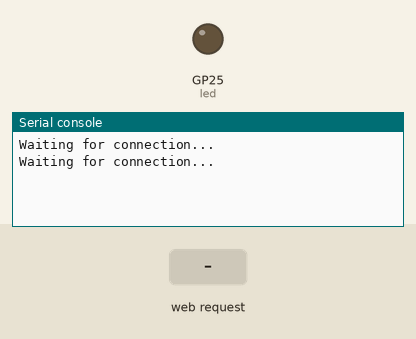
The program below on a simulated Raspberry Pi Pico running MicroPython. Parts: output pins drawn as LEDs (lit = HIGH), the last lines printed to the serial console. The inputs (shaded band) are chosen by the test bench. WiFi joins after 1.5 s.

Above: at 1.2 s.
1.3 s: HTTP request GET /favicon.ico received
At 2.9 s:
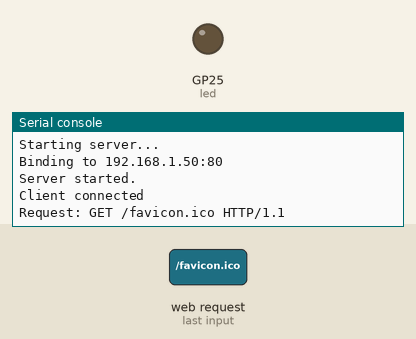
3.5 s: HTTP request GET / received
At 3.9 s:
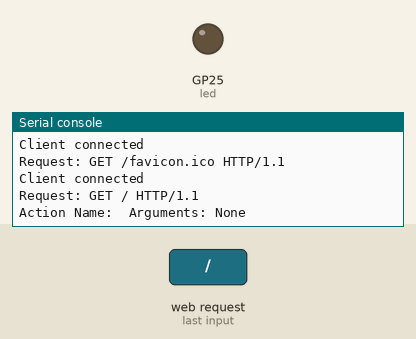

The program:

example_generic.py
```python
from web import Server, Page, Wifi
from asyncio import sleep, sleep_ms, run
from machine import Pin, PWM

led = Pin("LED", Pin.OUT)

async def multiblink(times):
    for _ in range(times*2):
        led.toggle()
        await sleep(0.5)

page = Page()
page.add_action_component("Luces", led.toggle)
page.add_on_off_component("Luces", led.on, led.off)
page.add_range_value_component("Multiblink", 1, 10, 5, multiblink)


async def main():
    Wifi("Hachiko_24", "iquique47")
    server = Server(page)
    await server.start_server()

if __name__ == "__main__":
    run(main())
```

web.py
```python
import uasyncio as asyncio
import socket
import network
from time import sleep

class Server:
    def __init__(self, web_page):
        self.web_page = web_page


    async def start_server(self):
        print("Starting server...")
        wlan = network.WLAN(network.STA_IF)
        if wlan.isconnected():
            ip = wlan.ifconfig()[0]
        else:
            ip = "0.0.0.0"

        print(f"Binding to {ip}:80")
        self.server = await asyncio.start_server(self.handle_client, ip, 80)
        print("Server started.")
        while True:
            await asyncio.sleep(3600)

    async def handle_client(self, reader, writer):
        try:
            print("Client connected")
            request_line = await reader.readline()
            if not request_line:
                print("Client disconnected or empty request")
                return

            request = request_line.decode("utf-8").strip()
            print(f"Request: {request}")
            parts = request.split()

            if len(parts) < 2:
                return

            method = parts[0]
            request_path = parts[1]

            while True:
                header = await reader.readline()
                if not header or header == b'\r\n' or header == b'\n':
                    break

            if request_path == "/favicon.ico":
                writer.write(b"HTTP/1.1 404 Not Found\r\n\r\n")
                await writer.drain()
                writer.close()
                await writer.wait_closed()
                return

            argument = self.get_argument(request_path) if self.has_argument(request_path) else None
            action_name = self.get_action_query(request_path)

            print(f"Action Name: {action_name}", f"Arguments: {argument}")

            if action_name and action_name in self.web_page.actions:
                action = self.web_page.actions[action_name]

                try:
                    if argument is None:
                        result = action()
                    else:
                        result = action(argument)

                    if hasattr(result, "send"):
                        print(f"Scheduling async task: {action_name}")
                        asyncio.create_task(result)
                except Exception as e:
                    print(f"Error executing action {action_name}: {e}")

                writer.write(b"HTTP/1.1 204 No Content\r\n")
                writer.write(b"Access-Control-Allow-Origin: *\r\n\r\n")
            else:
                html = self.web_page.render()
                writer.write(b"HTTP/1.1 200 OK\r\n")
                writer.write(b"Content-Type: text/html\r\n")
                writer.write(b"Connection: close\r\n\r\n")
                writer.write(html.encode('utf-8'))

            await writer.drain()
        except Exception as e:
            print("Error in handle_client:", e)
        finally:
            writer.close()
            await writer.wait_closed()

    def has_argument(self, path):
        if path.find("=") > 1:
           return True
        return False

    def get_argument(self, path):
        inicio_palabra = path.find('=')+1
        if inicio_palabra == 0:
            return None
        return path[inicio_palabra:]

    def get_action_query(self, path):
        inicio_palabra = path.find('/')
        if inicio_palabra == -1:
            return None

        inicio_palabra += 1

        fin_palabra = path.find('?', inicio_palabra)
        if fin_palabra == -1:
            return path[inicio_palabra:]
        else:
            return path[inicio_palabra:fin_palabra]

css_default = """

            body {
                font-family: Ubuntu, Arial, sans-serif;
                background-color: #f0f0f0;
                height: 100vh;
                margin: 0;
            }

            .control-container {
            margin: 10px;
            display: flex;
            align-items: center;
            }

            .control-container > * {
                margin-right: 10px;
                margin-bottom: 5px;
                display: inline-block;
                vertical-align: middle;
            }

            button, input[type="submit"] {
                padding: 10px 20px;
                margin: 5px;
                font-size: 16px;
                cursor: pointer;
                border-radius: 5px;
                transition: background-color 0.3s;
                background-color: #ddd;
                border: 1px solid #ccc;
            }

            button:hover, input[type="submit"]:hover {
                background-color: #4CAF50;
                color: white;
            }

            input:focus {
                outline: none;
            }

            input[type="checkbox"] {
                appearance: none;
                -webkit-appearance: none;
                width: 60px;
                height: 30px;
                background-color: #ccc;
                border-radius: 15px;
                position: relative;
                cursor: pointer;
                transition: background-color 0.3s;
                margin: 10px 0;
            }

            input[type="checkbox"]::before {
                content: "";
                position: absolute;
                top: 2px;
                left: 2px;
                width: 26px;
                height: 26px;
                border-radius: 50%;
                background-color: white;
                transition: left 0.3s;
            }

            input[type="checkbox"]:checked {
                background-color: #4CAF50;
            }

            input[type="checkbox"]:checked::before {
                left: 32px;
            }

        """

html_default = """
                <!DOCTYPE html>
                <html>
                <head>
                <meta charset="UTF-8">
                <meta name="viewport" content="width=device-width, initial-scale=1.0">
                <style></style>
                <script>
                function sendAction(url) {
                    fetch(url, { method: 'GET' })
                        .then(response => {
                            if (response.ok) {
                                console.log("Action executed: " + url);
                            } else {
                                console.error("Error executing action");
                            }
                        })
                        .catch(error => console.error('Error:', error));
                }
                </script>
                </head>
                <body>
                <input type='hidden'><br>
                </body>
                </html>
                """

class Page:
    def __init__(self, html=None, css = None):
        if css is None:
            css = css_default
        self.css = css

        if html is None:
            html = html_default
        self.html = html

        self.placeholder = "<input type='hidden'><br>"
        self.actions = {"":self.print_welcome_page}
        self.components = []

        self.new_content = self.html.replace("<style></style>", "<style>"+self.css+"</style>")

        self.content = self.new_content

    def print_welcome_page(self):
        print("Bienvenido ", self.actions.keys())

    def print_error_name(self):
        print("Accion no válida, las acciones validas son: ", self.actions.keys())

    def add_action_component(self, label, func):
        component = Action_component(self, label, func)
        self.components.append(component)

    def add_on_off_component(self, label, func_on, func_off):
        component = On_off_component(self, label, func_on, func_off)
        self.components.append(component)

    def add_range_value_component(self, label, minimum, maximum, started, func_on_change):
        component = Range_value_component(self, label, minimum, maximum, started, func_on_change)
        self.components.append(component)

    def add_content(self, formated_content):
        self.content = self.content.replace(self.placeholder, formated_content+self.placeholder)

    def render(self):
        self.content = self.new_content
        for component in self.components:
            component.render()
        return str(self.content)


class Component:
    def __init__(self, page, label):
        self.page = page
        self.label = label

    def label_to_action(self, label):
        action = ''
        for char in label:
            if ('0' <= char <= '9') or ('a' <= char <= 'z') or ('A' <= char <= 'Z'):
                action += char
        return action

    def add_action(self, action, func):
        self.page.actions[f'{action}'] = func

class Action_component(Component):
    def __init__(self, page, label, func):
        super().__init__(page, label)

        self.action = self.label_to_action(self.label)
        self.add_action(self.action, func)

    def render(self):
        formated_content = f"<div class='control-container'><button onclick=\"sendAction('./{self.action}')\">{self.label}</button></div>"
        self.page.add_content(formated_content)


class On_off_component(Component):
    def __init__(self, page, label, func_on, func_off):
        super().__init__(page, label)

        self.action_on = self.label_to_action(self.label)+"ON"
        self.action_off = self.label_to_action(self.label)+"OFF"
        self.func_on = func_on
        self.func_off = func_off

        self.add_action(self.action_on, self.do_on)
        self.add_action(self.action_off, self.do_off)
        self.state = False

    def do_on(self, arg=None):
        print(f"Turning ON {self.label}")
        result = self.func_on()
        self.state = False
        return result

    def do_off(self, arg=None):
        print(f"Turning OFF {self.label}")
        result = self.func_off()
        self.state = True
        return result

    def render(self):
        state_checked = 'checked' if not self.state else ''

        action_on = self.action_on
        action_off = self.action_off

        id_comp = self.label_to_action(self.label)

        script = f"sendAction(this.checked ? './{action_on}' : './{action_off}')"

        formated_content = f"<div class='control-container'><label for='{id_comp}'>{self.label}</label><input type='checkbox' id='{id_comp}' {state_checked} onchange=\"{script}\"></div>"
        self.page.add_content(formated_content)

class Range_value_component(Component):
    def __init__(self, page, label, minimum, maximum, started_value, onchange_func):
        super().__init__(page, label)
        self.onchange_action = self.label_to_action(self.label)+"RANGE"
        self.name_comp = self.onchange_action
        self.id_comp =  self.onchange_action
        self.onchange_func = onchange_func
        self.add_action(self.onchange_action, self.onchange_state)
        self.started_value = started_value
        self.minimum_value = minimum
        self.maximum_value = maximum

    def onchange_state(self, args):
        self.started_value = int(args)
        return self.onchange_func(self.started_value)

    def render(self):
        script = f"sendAction('./{self.onchange_action}?val=' + this.value)"

        formated_content = f"<div class='control-container'><label for='{self.id_comp}'>{self.label}</label><input type='range' id='{self.id_comp}' min='{self.minimum_value}' max='{self.maximum_value}' value='{self.started_value}' onchange=\"{script}\"></div>"
        self.page.add_content(formated_content)


class Wifi:
    def __init__(self, ssid, password):
        #Connect to WLAN
        wlan = network.WLAN(network.STA_IF)
        wlan.active(True)
        wlan.connect(ssid, password)
        while not wlan.isconnected():
            print('Waiting for connection...')
            sleep(1)
        self.ip = wlan.ifconfig()[0]
        print(f"connected to {self.ip}")
```

Measured:
- after the input at 1.3 s, the serial console: prints a new line after 0.70 s (image 1)
- after the input at 3.5 s, the serial console: prints a new line at once (image 2)
